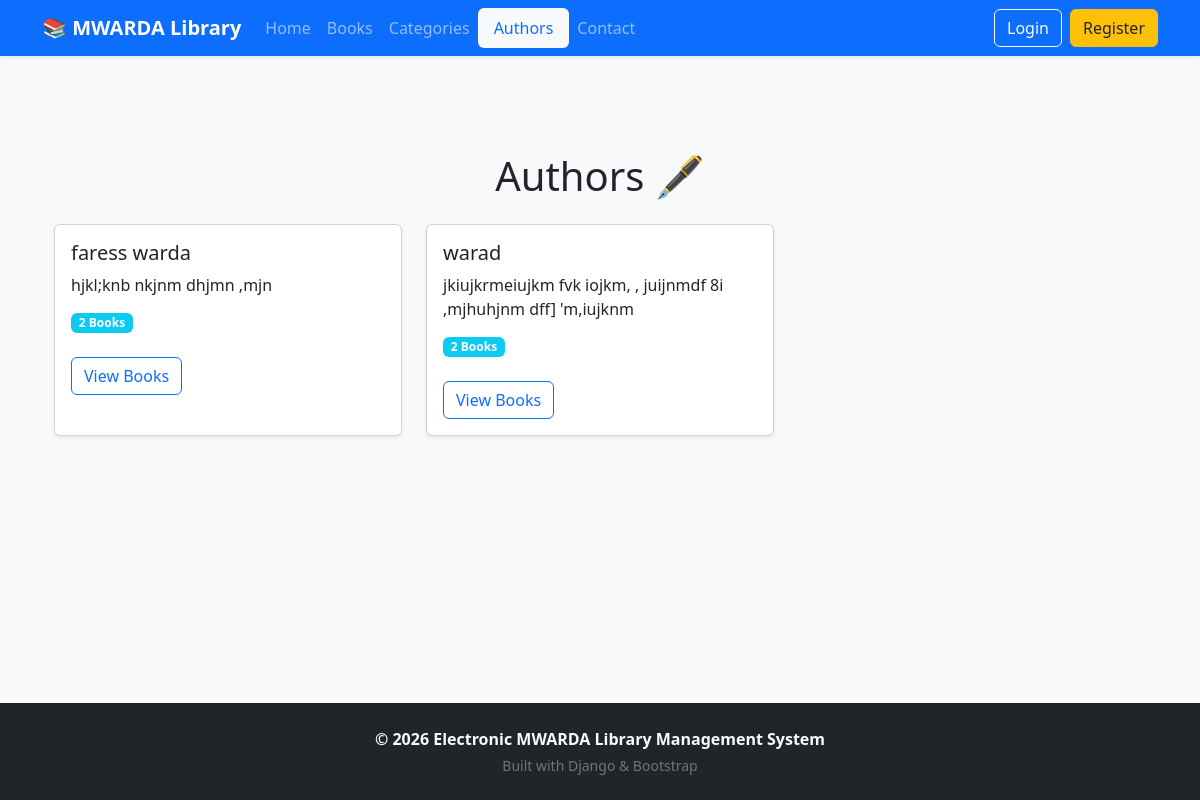
Screenshot of /authors/ with the database file from the repository.
### library/models.py (models this page shows, shortened)
class Author(models.Model):
    name = models.CharField(max_length=200)
    photo = models.ImageField(upload_to='authors/', blank=True)
    bio = models.TextField(blank=True)

### library/views.py (the view)
# urls.py: path('authors/', views.authors, name='authors'),
def authors(request):
    authors = Author.objects.all()
    return render(request, 'library/authors.html', {
        'authors': authors
    })

### library/templates/library/authors.html
{% extends 'library/base.html' %}
{% block content %}
<div class="container my-5">
    <h1 class="text-center mb-4">Authors 🖋️</h1>
    <div class="row row-cols-1 row-cols-md-3 g-4">
        {% for author in authors %}
        <div class="col">
            <div class="card h-100 shadow-sm">
                <div class="card-body">
                    <h5 class="card-title">{{ author.name }}</h5>
                    <p class="card-text">{{ author.bio|truncatewords:20 }}</p>
                    <p class="card-text">
                        <span class="badge bg-info">{{ author.book_set.count }} Books</span>
                    </p>
                    <a href="{% url 'author_books' author.id %}" class="btn btn-outline-primary mt-2">View Books</a>
                </div>
            </div>
        </div>
        {% empty %}
        <p class="text-muted text-center">No authors found.</p>
        {% endfor %}
    </div>
</div>
{% endblock %}

### rows the page displays
Author: name "faress warda", bio "hjkl;knb nkjnm dhjmn ,mjn", book_set.count "2"
Author: name "warad", bio "jkiujkrmeiujkm fvk iojkm, , juijnmdf 8i ,mjhuhjnm dff] 'm,iujknm", book_set.count "2"
